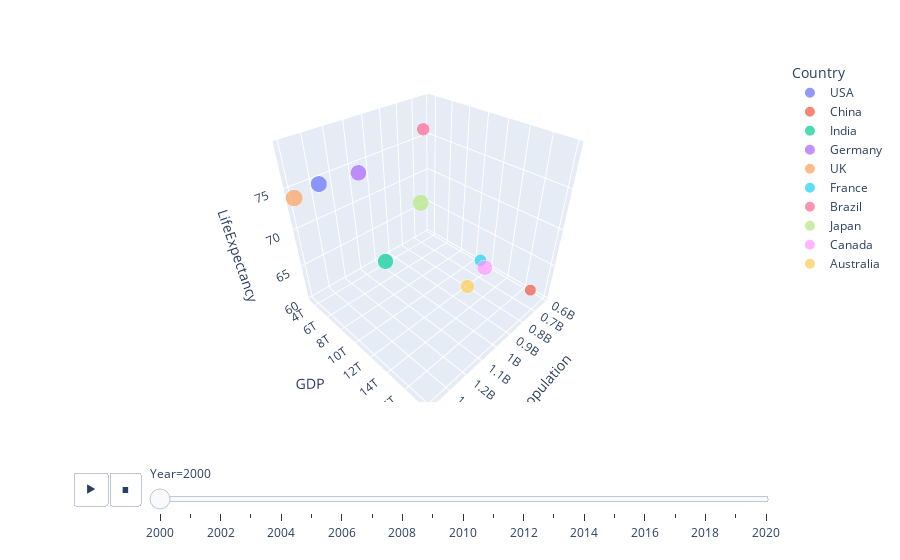

The notebook cell saved with this chart:
### Code cell
# 4. 3D 산점도 작성 및 필터 기능 추가
fig = px.scatter_3d(data, x='Population', y='GDP', z='LifeExpectancy',
                    color='Country', size='Population', hover_name='Country',
                    animation_frame='Year', animation_group='Country')

# 3D 그래프 출력
fig.show()

### Figure 1 — Plotly figure (JSON) as saved in the notebook; plotly's stock layout.template omitted (floating-point values rounded to 4 significant figures)
{"data": [{"hovertemplate": "<b>%{hovertext}</b><br><br>Country=USA<br>Year=2000<br>Population=%{marker.size}<br>GDP=%{y}<br>LifeExpectancy=%{z}<extra></extra>", "hovertext": ["USA"], "ids": ["USA"], "legendgroup": "USA", "marker": {"color": "#636efa", "size": [1283642419], "sizemode": "area", "sizeref": 5018000.0, "symbol": "circle"}, "mode": "markers", "name": "USA", "scene": "scene", "showlegend": true, "type": "scatter3d", "x": [1283642419], "y": [3794459720974], "z": [74.64]}, {"hovertemplate": "<b>%{hovertext}</b><br><br>Country=China<br>Year=2000<br>Population=%{marker.size}<br>GDP=%{y}<br>LifeExpectancy=%{z}<extra></extra>", "hovertext": ["China"], "ids": ["China"], "legendgroup": "China", "marker": {"color": "#EF553B", "size": [615264936], "sizemode": "area", "sizeref": 5018000.0, "symbol": "circle"}, "mode": "markers", "name": "China", "scene": "scene", "showlegend": true, "type": "scatter3d", "x": [615264936], "y": [16781973170240], "z": [60.31]}, {"hovertemplate": "<b>%{hovertext}</b><br><br>Country=India<br>Year=2000<br>Population=%{marker.size}<br>GDP=%{y}<br>LifeExpectancy=%{z}<extra></extra>", "hovertext": ["India"], "ids": ["India"], "legendgroup": "India", "marker": {"color": "#00cc96", "size": [1167117161], "sizemode": "area", "sizeref": 5018000.0, "symbol": "circle"}, "mode": "markers", "name": "India", "scene": "scene", "showlegend": true, "type": "scatter3d", "x": [1167117161], "y": [8682067461946], "z": [66.46]}, {"hovertemplate": "<b>%{hovertext}</b><br><br>Country=Germany<br>Year=2000<br>Population=%{marker.size}<br>GDP=%{y}<br>LifeExpectancy=%{z}<extra></extra>", "hovertext": ["Germany"], "ids": ["Germany"], "legendgroup": "Germany", "marker": {"color": "#ab63fa", "size": [1212056311], "sizemode": "area", "sizeref": 5018000.0, "symbol": "circle"}, "mode": "markers", "name": "Germany", "scene": "scene", "showlegend": true, "type": "scatter3d", "x": [1212056311], "y": [7387022038935], "z": [77.02]}, {"hovertemplate": "<b>%{hovertext}</b><br><br>Country=UK<br>Year=2000<br>Population=%{marker.size}<br>GDP=%{y}<br>LifeExpectancy=%{z}<extra></extra>", "hovertext": ["UK"], "ids": ["UK"], "legendgroup": "UK", "marker": {"color": "#FFA15A", "size": [1395344985], "sizemode": "area", "sizeref": 5018000.0, "symbol": "circle"}, "mode": "markers", "name": "UK", "scene": "scene", "showlegend": true, "type": "scatter3d", "x": [1395344985], "y": [3470899369063], "z": [73.94]}, {"hovertemplate": "<b>%{hovertext}</b><br><br>Country=France<br>Year=2000<br>Population=%{marker.size}<br>GDP=%{y}<br>LifeExpectancy=%{z}<extra></extra>", "hovertext": ["France"], "ids": ["France"], "legendgroup": "France", "marker": {"color": "#19d3f3", "size": [691381298], "sizemode": "area", "sizeref": 5018000.0, "symbol": "circle"}, "mode": "markers", "name": "France", "scene": "scene", "showlegend": true, "type": "scatter3d", "x": [691381298], "y": [11886858622236], "z": [62.32]}, {"hovertemplate": "<b>%{hovertext}</b><br><br>Country=Brazil<br>Year=2000<br>Population=%{marker.size}<br>GDP=%{y}<br>LifeExpectancy=%{z}<extra></extra>", "hovertext": ["Brazil"], "ids": ["Brazil"], "legendgroup": "Brazil", "marker": {"color": "#FF6692", "size": [782427446], "sizemode": "area", "sizeref": 5018000.0, "symbol": "circle"}, "mode": "markers", "name": "Brazil", "scene": "scene", "showlegend": true, "type": "scatter3d", "x": [782427446], "y": [5963908692364], "z": [77.91]}, {"hovertemplate": "<b>%{hovertext}</b><br><br>Country=Japan<br>Year=2000<br>Population=%{marker.size}<br>GDP=%{y}<br>LifeExpectancy=%{z}<extra></extra>", "hovertext": ["Japan"], "ids": ["Japan"], "legendgroup": "Japan", "marker": {"color": "#B6E880", "size": [1307549369], "sizemode": "area", "sizeref": 5018000.0, "symbol": "circle"}, "mode": "markers", "name": "Japan", "scene": "scene", "showlegend": true, "type": "scatter3d", "x": [1307549369], "y": [15682046433964], "z": [79.4]}, {"hovertemplate": "<b>%{hovertext}</b><br><br>Country=Canada<br>Year=2000<br>Population=%{marker.size}<br>GDP=%{y}<br>LifeExpectancy=%{z}<extra></extra>", "hovertext": ["Canada"], "ids": ["Canada"], "legendgroup": "Canada", "marker": {"color": "#FF97FF", "size": [1114155337], "sizemode": "area", "sizeref": 5018000.0, "symbol": "circle"}, "mode": "markers", "name": "Canada", "scene": "scene", "showlegend": true, "type": "scatter3d", "x": [1114155337], "y": [17908114373292], "z": [72.12]}, {"hovertemplate": "<b>%{hovertext}</b><br><br>Country=Australia<br>Year=2000<br>Population=%{marker.size}<br>GDP=%{y}<br>LifeExpectancy=%{z}<extra></extra>", "hovertext": ["Australia"], "ids": ["Australia"], "legendgroup": "Australia", "marker": {"color": "#FECB52", "size": [896196569], "sizemode": "area", "sizeref": 5018000.0, "symbol": "circle"}, "mode": "markers", "name": "Australia", "scene": "scene", "showlegend": true, "type": "scatter3d", "x": [896196569], "y": [13488977588769], "z": [62.57]}], "layout": {"legend": {"itemsizing": "constant", "title": {"text": "Country"}, "tracegroupgap": 0}, "margin": {"t": 60}, "scene": {"domain": {"x": [0, 1], "y": [0, 1]}, "xaxis": {"title": {"text": "Population"}}, "yaxis": {"title": {"text": "GDP"}}, "zaxis": {"title": {"text": "LifeExpectancy"}}}, "sliders": [{"active": 0, "currentvalue": {"prefix": "Year="}, "len": 0.9, "pad": {"b": 10, "t": 60}, "steps": [{"args": [["2000"], {"frame": {"duration": 0, "redraw": true}, "fromcurrent": true, "mode": "immediate", "transition": {"duration": 0, "easing": "linear"}}], "label": "2000", "method": "animate"}, {"args": [["2001"], {"frame": {"duration": 0, "redraw": true}, "fromcurrent": true, "mode": "immediate", "transition": {"duration": 0, "easing": "linear"}}], "label": "2001", "method": "animate"}, {"args": [["2002"], {"frame": {"duration": 0, "redraw": true}, "fromcurrent": true, "mode": "immediate", "transition": {"duration": 0, "easing": "linear"}}], "label": "2002", "method": "animate"}, {"args": [["2003"], {"frame": {"duration": 0, "redraw": true}, "fromcurrent": true, "mode": "immediate", "transition": {"duration": 0, "easing": "linear"}}], "label": "2003", "method": "animate"}, {"args": [["2004"], {"frame": {"duration": 0, "redraw": true}, "fromcurrent": true, "mode": "immediate", "transition": {"duration": 0, "easing": "linear"}}], "label": "2004", "method": "animate"}, {"args": [["2005"], {"frame": {"duration": 0, "redraw": true}, "fromcurrent": true, "mode": "immediate", "transition": {"duration": 0, "easing": "linear"}}], "label": "2005", "method": "animate"}, {"args": [["2006"], {"frame": {"duration": 0, "redraw": true}, "fromcurrent": true, "mode": "immediate", "transition": {"duration": 0, "easing": "linear"}}], "label": "2006", "method": "animate"}, {"args": [["2007"], {"frame": {"duration": 0, "redraw": true}, "fromcurrent": true, "mode": "immediate", "transition": {"duration": 0, "easing": "linear"}}], "label": "2007", "method": "animate"}, {"args": [["2008"], {"frame": {"duration": 0, "redraw": true}, "fromcurrent": true, "mode": "immediate", "transition": {"duration": 0, "easing": "linear"}}], "label": "2008", "method": "animate"}, {"args": [["2009"], {"frame": {"duration": 0, "redraw": true}, "fromcurrent": true, "mode": "immediate", "transition": {"duration": 0, "easing": "linear"}}], "label": "2009", "method": "animate"}, {"args": [["2010"], {"frame": {"duration": 0, "redraw": true}, "fromcurrent": true, "mode": "immediate", "transition": {"duration": 0, "easing": "linear"}}], "label": "2010", "method": "animate"}, {"args": [["2011"], {"frame": {"duration": 0, "redraw": true}, "fromcurrent": true, "mode": "immediate", "transition": {"duration": 0, "easing": "linear"}}], "label": "2011", "method": "animate"}, {"args": [["2012"], {"frame": {"duration": 0, "redraw": true}, "fromcurrent": true, "mode": "immediate", "transition": {"duration": 0, "easing": "linear"}}], "label": "2012", "method": "animate"}, {"args": [["2013"], {"frame": {"duration": 0, "redraw": true}, "fromcurrent": true, "mode": "immediate", "transition": {"duration": 0, "easing": "linear"}}], "label": "2013", "method": "animate"}, {"args": [["2014"], {"frame": {"duration": 0, "redraw": true}, "fromcurrent": true, "mode": "immediate", "transition": {"duration": 0, "easing": "linear"}}], "label": "2014", "method": "animate"}, {"args": [["2015"], {"frame": {"duration": 0, "redraw": true}, "fromcurrent": true, "mode": "immediate", "transition": {"duration": 0, "easing": "linear"}}], "label": "2015", "method": "animate"}, {"args": [["2016"], {"frame": {"duration": 0, "redraw": true}, "fromcurrent": true, "mode": "immediate", "transition": {"duration": 0, "easing": "linear"}}], "label": "2016", "method": "animate"}, {"args": [["2017"], {"frame": {"duration": 0, "redraw": true}, "fromcurrent": true, "mode": "immediate", "transition": {"duration": 0, "easing": "linear"}}], "label": "2017", "method": "animate"}, {"args": [["2018"], {"frame": {"duration": 0, "redraw": true}, "fromcurrent": true, "mode": "immediate", "transition": {"duration": 0, "easing": "linear"}}], "label": "2018", "method": "animate"}, {"args": [["2019"], {"frame": {"duration": 0, "redraw": true}, "fromcurrent": true, "mode": "immediate", "transition": {"duration": 0, "easing": "linear"}}], "label": "2019", "method": "animate"}, {"args": [["2020"], {"frame": {"duration": 0, "redraw": true}, "fromcurrent": true, "mode": "immediate", "transition": {"duration": 0, "easing": "linear"}}], "label": "2020", "method": "animate"}], "x": 0.1, "xanchor": "left", "y": 0, "yanchor": "top"}], "updatemenus": [{"buttons": [{"args": [null, {"frame": {"duration": 500, "redraw": true}, "fromcurrent": true, "mode": "immediate", "transition": {"duration": 500, "easing": "linear"}}], "label": "&#9654;", "method": "animate"}, {"args": [[null], {"frame": {"duration": 0, "redraw": true}, "fromcurrent": true, "mode": "immediate", "transition": {"duration": 0, "easing": "linear"}}], "label": "&#9724;", "method": "animate"}], "direction": "left", "pad": {"r": 10, "t": 70}, "showactive": false, "type": "buttons", "x": 0.1, "xanchor": "right", "y": 0, "yanchor": "top"}]}}
